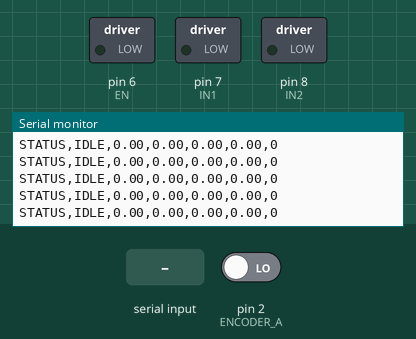
Recording of a sketch running on a simulated Arduino Uno, built with avr-gcc and run on an emulated ATmega328P. On the bench: switched loads named in the sketch (green lamp = pin HIGH), the last lines printed to the serial monitor. The inputs (shaded band) are chosen by the test bench; at power-on: pin 2 (ENCODER_A) LOW.

Above: at 1.2 s.
1.3 s: "POS,\n" received over Serial
At 1.31 s:
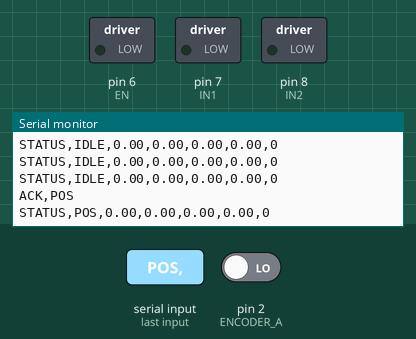
2.8 s: "VEL,\n" received over Serial
At 2.81 s:
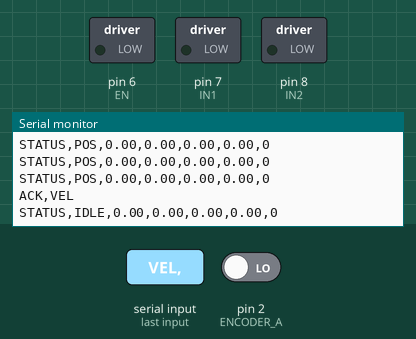

Measured:
- after the input at 1.3 s, the serial monitor: prints a new line at once (image 1)
- after the input at 2.8 s, the serial monitor: prints a new line at once (image 2)

The sketch:

control.ino
```cpp
// Example Serial commands:
// POS,30    -> Move +30 degrees from current position
// POS,-30   -> Move -30 degrees from current position
// VEL,5     -> Run at +5 RPM
// VEL,-5    -> Run at -5 RPM
// VEL,0     -> Stop velocity mode
// STOP      -> Stop motor
//
// Serial feedback:
// STATUS,MODE,TARGET,POSITION,VELOCITY,ERROR,PWM
// =====================================================

#include <stdlib.h>
#include <string.h>
#include <math.h>

// ---------------- Motor driver pins ----------------

const int IN1 = 7;
const int IN2 = 8;
const int EN  = 6;

// ---------------- Encoder pins ----------------

const int ENCODER_A = 2;
const int ENCODER_B = 3;

volatile long encoderCount = 0;

const float COUNTS_PER_REV = 12375.12;
const float COUNTS_PER_DEG = COUNTS_PER_REV / 360.0;

// ---------------- Operating limits ----------------

const int MAX_PWM = 180;
const int MIN_PWM = 65;

const float MAX_TARGET_RPM = 12.0;

// ---------------- Control modes ----------------

enum ControlMode {
  IDLE,
  POSITION,
  VELOCITY
};

ControlMode mode = IDLE;

// ---------------- Position PID ----------------

float Kp_pos = 3.0;
float Ki_pos = 0.05;
float Kd_pos = 0.2;

float targetAngle = 0;
float posIntegral = 0;
float previousAngle = 0;

const float POSITION_TOLERANCE = 1.5;

// ---------------- Velocity PI ----------------

float Kp_vel = 4.0;
float Ki_vel = 3.0;

const int VELOCITY_MIN_PWM = 55;
const float VELOCITY_DEADBAND = 0.10;

float targetRPM = 0;
float velIntegral = 0;

float actualRPM = 0;
long previousVelocityCount = 0;

// ---------------- Timing ----------------

unsigned long previousPositionTime = 0;
unsigned long previousVelocityTime = 0;
unsigned long lastPrintTime = 0;

const unsigned long POSITION_INTERVAL = 10;
const unsigned long VELOCITY_INTERVAL = 50;
const unsigned long PRINT_INTERVAL = 100;

// ---------------- Motor state ----------------

int currentPWM = 0;

// ---------------- Serial input ----------------

char inputBuffer[40];
byte inputIndex = 0;

// =====================================================
// ENCODER INTERRUPT
// =====================================================

void readEncoder() {

  int a = digitalRead(ENCODER_A);
  int b = digitalRead(ENCODER_B);

  if (a == b) {
    encoderCount++;
  } else {
    encoderCount--;
  }
}

// =====================================================
// GET ENCODER COUNT SAFELY
// =====================================================

long getEncoderCount() {

  noInterrupts();
  long count = encoderCount;
  interrupts();

  return count;
}

// =====================================================
// GET MOTOR POSITION
// =====================================================

float getAngle() {

  return getEncoderCount() / COUNTS_PER_DEG;
}

// =====================================================
// STOP MOTOR
// =====================================================

void stopMotor() {

  analogWrite(EN, 0);

  digitalWrite(IN1, LOW);
  digitalWrite(IN2, LOW);

  currentPWM = 0;
}

// =====================================================
// SET MOTOR DIRECTION AND PWM
// Positive = forward
// Negative = reverse
// =====================================================

int setMotor(int pwm) {

  pwm = constrain(pwm, -MAX_PWM, MAX_PWM);

  if (pwm > 0) {

    digitalWrite(IN1, HIGH);
    digitalWrite(IN2, LOW);

    int appliedPWM = max(pwm, MIN_PWM);

    analogWrite(EN, appliedPWM);

    currentPWM = appliedPWM;

    return appliedPWM;
  }

  else if (pwm < 0) {

    digitalWrite(IN1, LOW);
    digitalWrite(IN2, HIGH);

    int appliedPWM = max(-pwm, MIN_PWM);

    analogWrite(EN, appliedPWM);

    currentPWM = -appliedPWM;

    return -appliedPWM;
  }

  stopMotor();

  return 0;
}

// =====================================================
// SET MOTOR FOR VELOCITY CONTROL
// Allows PWM values starting at 55
// =====================================================

int setVelocityMotor(int pwm) {

  pwm = constrain(pwm, -MAX_PWM, MAX_PWM);

  if (pwm > 0) {

    digitalWrite(IN1, HIGH);
    digitalWrite(IN2, LOW);

    int appliedPWM = max(pwm, VELOCITY_MIN_PWM);

    analogWrite(EN, appliedPWM);

    currentPWM = appliedPWM;

    return appliedPWM;
  }

  else if (pwm < 0) {

    digitalWrite(IN1, LOW);
    digitalWrite(IN2, HIGH);

    int appliedPWM = max(-pwm, VELOCITY_MIN_PWM);

    analogWrite(EN, appliedPWM);

    currentPWM = -appliedPWM;

    return -appliedPWM;
  }

  stopMotor();

  return 0;
}

// =====================================================
// UPDATE VELOCITY FROM ENCODER
// =====================================================

void updateVelocity(float dt) {

  long currentCount = getEncoderCount();

  long deltaCount = currentCount - previousVelocityCount;

  actualRPM =
      (deltaCount / COUNTS_PER_REV) * (60.0 / dt);

  previousVelocityCount = currentCount;
}

// =====================================================
// RESET VELOCITY MEASUREMENT
// =====================================================

void resetVelocityMeasurement() {

  previousVelocityCount = getEncoderCount();
  actualRPM = 0;
  velIntegral = 0;

  previousVelocityTime = millis();
}

// =====================================================
// PROCESS SERIAL COMMAND
// =====================================================

void processCommand(char *command) {

  if (strncmp(command, "POS,", 4) == 0) {

    float requestedDegrees = atof(command + 4);

    // Relative movement from current position
    targetAngle = getAngle() + requestedDegrees;

    posIntegral = 0;
    previousAngle = getAngle();
    previousPositionTime = millis();

    mode = POSITION;

    Serial.println("ACK,POS");
  }

  else if (strncmp(command, "VEL,", 4) == 0) {

    targetRPM = atof(command + 4);

    targetRPM = constrain(
      targetRPM,
      -MAX_TARGET_RPM,
      MAX_TARGET_RPM
    );

    resetVelocityMeasurement();

    mode = VELOCITY;

    if (targetRPM == 0) {
      mode = IDLE;
      stopMotor();
    }

    Serial.println("ACK,VEL");
  }

  else if (strcmp(command, "STOP") == 0) {

    mode = IDLE;

    posIntegral = 0;
    velIntegral = 0;

    stopMotor();

    Serial.println("ACK,STOP");
  }

  else {

    Serial.println("ERROR,UNKNOWN_COMMAND");
  }
}

// =====================================================
// READ SERIAL WITHOUT BLOCKING CONTROL LOOP
// =====================================================

void readSerialCommands() {

  while (Serial.available() > 0) {

    char c = Serial.read();

    if (c == '\n') {

      inputBuffer[inputIndex] = '\0';

      if (inputIndex > 0) {
        processCommand(inputBuffer);
      }

      inputIndex = 0;
    }

    else if (c != '\r') {

      if (inputIndex < sizeof(inputBuffer) - 1) {
        inputBuffer[inputIndex++] = c;
      }

      else {
        inputIndex = 0;
      }
    }
  }
}

// =====================================================
// POSITION PID
// =====================================================

void runPositionPID(float dt) {

  float actualAngle = getAngle();

  float error = targetAngle - actualAngle;

  posIntegral += error * dt;

  posIntegral = constrain(
    posIntegral,
    -100.0,
    100.0
  );

  float derivative =
      (actualAngle - previousAngle) / dt;

  float output =
      Kp_pos * error
    + Ki_pos * posIntegral
    - Kd_pos * derivative;

  previousAngle = actualAngle;

  if (fabs(error) <= POSITION_TOLERANCE) {

    stopMotor();
    posIntegral = 0;
  }

  else {

    setMotor((int)output);
  }
}

// =====================================================
// VELOCITY PI CONTROLLER
// =====================================================

void runVelocityPID(float dt) {

  float direction = (targetRPM >= 0) ? 1.0 : -1.0;

  float directionalRPM = direction * actualRPM;

  float desiredRPM = fabs(targetRPM);

  float error = desiredRPM - directionalRPM;

  if (fabs(error) < VELOCITY_DEADBAND) {
    error = 0;
  }

  // Update integral
  float proposedIntegral = velIntegral + error * dt;

  proposedIntegral = constrain(
    proposedIntegral,
    -20.0,
    20.0
  );

  // PI output
  float output =
      VELOCITY_MIN_PWM
    + Kp_vel * error
    + Ki_vel * proposedIntegral;

  // Anti-windup
  if (!((output > MAX_PWM && error > 0) ||
        (output < VELOCITY_MIN_PWM && error < 0))) {

    velIntegral = proposedIntegral;
  }

  // Recalculate output
  output =
      VELOCITY_MIN_PWM
    + Kp_vel * error
    + Ki_vel * velIntegral;

  output = constrain(
    output,
    (float)VELOCITY_MIN_PWM,
    (float)MAX_PWM
  );

  int pwm = (int)output;

  // Apply direction and PWM
  setVelocityMotor((int)(direction * pwm));
}

// =====================================================
// SEND FEEDBACK TO GUI
// =====================================================

void sendStatus() {

  float actualAngle = getAngle();

  float error = 0;

  const char *modeName = "IDLE";
  float target = 0;

  if (mode == POSITION) {

    modeName = "POS";
    target = targetAngle;

    error = targetAngle - actualAngle;
  }

  else if (mode == VELOCITY) {

    modeName = "VEL";
    target = targetRPM;

    error = targetRPM - actualRPM;
  }

  Serial.print("STATUS,");
  Serial.print(modeName);

  Serial.print(",");
  Serial.print(target, 2);

  Serial.print(",");
  Serial.print(actualAngle, 2);

  Serial.print(",");
  Serial.print(actualRPM, 2);

  Serial.print(",");
  Serial.print(error, 2);

  Serial.print(",");
  Serial.println(currentPWM);
}

// =====================================================
// SETUP
// =====================================================

void setup() {

  Serial.begin(115200);

  pinMode(IN1, OUTPUT);
  pinMode(IN2, OUTPUT);
  pinMode(EN, OUTPUT);

  pinMode(ENCODER_A, INPUT);
  pinMode(ENCODER_B, INPUT);

  attachInterrupt(
    digitalPinToInterrupt(ENCODER_A),
    readEncoder,
    CHANGE
  );

  stopMotor();

  unsigned long now = millis();

  previousPositionTime = now;
  previousVelocityTime = now;
  lastPrintTime = now;

  previousAngle = getAngle();
  resetVelocityMeasurement();

  Serial.println("READY,DC_MOTOR_CONTROLLER");
}

// =====================================================
// MAIN LOOP
// =====================================================

void loop() {

  readSerialCommands();

  unsigned long currentTime = millis();

  // Position controller
  if (mode == POSITION &&
      currentTime - previousPositionTime >= POSITION_INTERVAL) {

    float dt =
      (currentTime - previousPositionTime) / 1000.0;

    previousPositionTime = currentTime;

    runPositionPID(dt);
  }

  // Velocity controller
  if (currentTime - previousVelocityTime >= VELOCITY_INTERVAL) {

    float dt =
      (currentTime - previousVelocityTime) / 1000.0;

    previousVelocityTime = currentTime;

    updateVelocity(dt);

    if (mode == VELOCITY) {
      runVelocityPID(dt);
    }
  }

  // Feedback every 100 ms
  if (currentTime - lastPrintTime >= PRINT_INTERVAL) {

    lastPrintTime = currentTime;

    sendStatus();
  }
}
```
